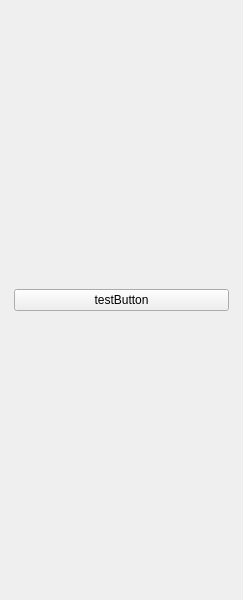
<?xml version="1.0" encoding="UTF-8"?>
<ui version="4.0">
 <class>LeftColumn</class>
 <widget class="QWidget" name="LeftColumn">
  <property name="geometry">
   <rect>
    <x>0</x>
    <y>0</y>
    <width>243</width>
    <height>600</height>
   </rect>
  </property>
  <property name="windowTitle">
   <string>Form</string>
  </property>
  <layout class="QVBoxLayout" name="main_pages_layout">
   <property name="spacing">
    <number>0</number>
   </property>
   <property name="leftMargin">
    <number>5</number>
   </property>
   <property name="topMargin">
    <number>5</number>
   </property>
   <property name="rightMargin">
    <number>5</number>
   </property>
   <property name="bottomMargin">
    <number>5</number>
   </property>
   <item>
    <widget class="QStackedWidget" name="menus">
     <property name="currentIndex">
      <number>3</number>
     </property>
     <widget class="QWidget" name="menu_1">
      <layout class="QVBoxLayout" name="verticalLayout">
       <property name="spacing">
        <number>5</number>
       </property>
       <property name="leftMargin">
        <number>5</number>
       </property>
       <property name="topMargin">
        <number>5</number>
       </property>
       <property name="rightMargin">
        <number>5</number>
       </property>
       <property name="bottomMargin">
        <number>5</number>
       </property>
       <item>
        <widget class="QWidget" name="btn_1_widget" native="true">
         <property name="minimumSize">
          <size>
           <width>0</width>
           <height>40</height>
          </size>
         </property>
         <property name="maximumSize">
          <size>
           <width>16777215</width>
           <height>40</height>
          </size>
         </property>
         <layout class="QVBoxLayout" name="btn_1_layout">
          <property name="spacing">
           <number>0</number>
          </property>
          <property name="leftMargin">
           <number>0</number>
          </property>
          <property name="topMargin">
           <number>0</number>
          </property>
          <property name="rightMargin">
           <number>0</number>
          </property>
          <property name="bottomMargin">
           <number>0</number>
          </property>
         </layout>
        </widget>
       </item>
       <item>
        <widget class="QWidget" name="btn_2_widget" native="true">
         <property name="minimumSize">
          <size>
           <width>0</width>
           <height>40</height>
          </size>
         </property>
         <property name="maximumSize">
          <size>
           <width>16777215</width>
           <height>40</height>
          </size>
         </property>
         <layout class="QVBoxLayout" name="btn_2_layout">
          <property name="spacing">
           <number>0</number>
          </property>
          <property name="leftMargin">
           <number>0</number>
          </property>
          <property name="topMargin">
           <number>0</number>
          </property>
          <property name="rightMargin">
           <number>0</number>
          </property>
          <property name="bottomMargin">
           <number>0</number>
          </property>
         </layout>
        </widget>
       </item>
       <item>
        <widget class="QPushButton" name="default_button">
         <property name="minimumSize">
          <size>
           <width>0</width>
           <height>40</height>
          </size>
         </property>
         <property name="text">
          <string>Default Button</string>
         </property>
        </widget>
       </item>
       <item>
        <widget class="QLabel" name="label_1">
         <property name="font">
          <font>
           <pointsize>16</pointsize>
          </font>
         </property>
         <property name="styleSheet">
          <string notr="true">font-size: 16pt</string>
         </property>
         <property name="text">
          <string>Menu 1 - Left Menu</string>
         </property>
         <property name="alignment">
          <set>Qt::AlignCenter</set>
         </property>
        </widget>
       </item>
      </layout>
     </widget>
     <widget class="QWidget" name="menu_2">
      <layout class="QVBoxLayout" name="verticalLayout_2">
       <property name="spacing">
        <number>5</number>
       </property>
       <property name="leftMargin">
        <number>5</number>
       </property>
       <property name="topMargin">
        <number>5</number>
       </property>
       <property name="rightMargin">
        <number>5</number>
       </property>
       <property name="bottomMargin">
        <number>5</number>
       </property>
       <item>
        <widget class="QWidget" name="btn_4_widget" native="true">
         <property name="minimumSize">
          <size>
           <width>0</width>
           <height>40</height>
          </size>
         </property>
         <property name="maximumSize">
          <size>
           <width>16777215</width>
           <height>40</height>
          </size>
         </property>
         <layout class="QVBoxLayout" name="btn_4_layout">
          <property name="spacing">
           <number>0</number>
          </property>
          <property name="leftMargin">
           <number>0</number>
          </property>
          <property name="topMargin">
           <number>0</number>
          </property>
          <property name="rightMargin">
           <number>0</number>
          </property>
          <property name="bottomMargin">
           <number>0</number>
          </property>
         </layout>
        </widget>
       </item>
       <item>
        <widget class="QLabel" name="label_2">
         <property name="font">
          <font>
           <pointsize>16</pointsize>
          </font>
         </property>
         <property name="styleSheet">
          <string notr="true">font-size: 16pt</string>
         </property>
         <property name="text">
          <string>Menu 2 - Left Menu</string>
         </property>
         <property name="alignment">
          <set>Qt::AlignCenter</set>
         </property>
        </widget>
       </item>
       <item>
        <widget class="QLabel" name="label_3">
         <property name="font">
          <font>
           <pointsize>9</pointsize>
          </font>
         </property>
         <property name="styleSheet">
          <string notr="true">font-size: 9pt</string>
         </property>
         <property name="text">
          <string>This is just an example menu.
Add Qt Widgets or your custom widgets here.</string>
         </property>
         <property name="alignment">
          <set>Qt::AlignCenter</set>
         </property>
         <property name="wordWrap">
          <bool>true</bool>
         </property>
        </widget>
       </item>
      </layout>
     </widget>
     <widget class="QWidget" name="menu_train">
      <layout class="QVBoxLayout" name="verticalLayout_3">
       <item>
        <widget class="QLabel" name="label">
         <property name="font">
          <font>
           <pointsize>12</pointsize>
          </font>
         </property>
         <property name="text">
          <string>这里是 menu.train 的训练参数</string>
         </property>
        </widget>
       </item>
      </layout>
     </widget>
     <widget class="QWidget" name="menu_show">
      <layout class="QVBoxLayout" name="verticalLayout_4">
       <item>
        <widget class="QPushButton" name="testButton">
         <property name="text">
          <string>testButton</string>
         </property>
        </widget>
       </item>
      </layout>
     </widget>
    </widget>
   </item>
  </layout>
 </widget>
 <resources/>
 <connections/>
</ui>
